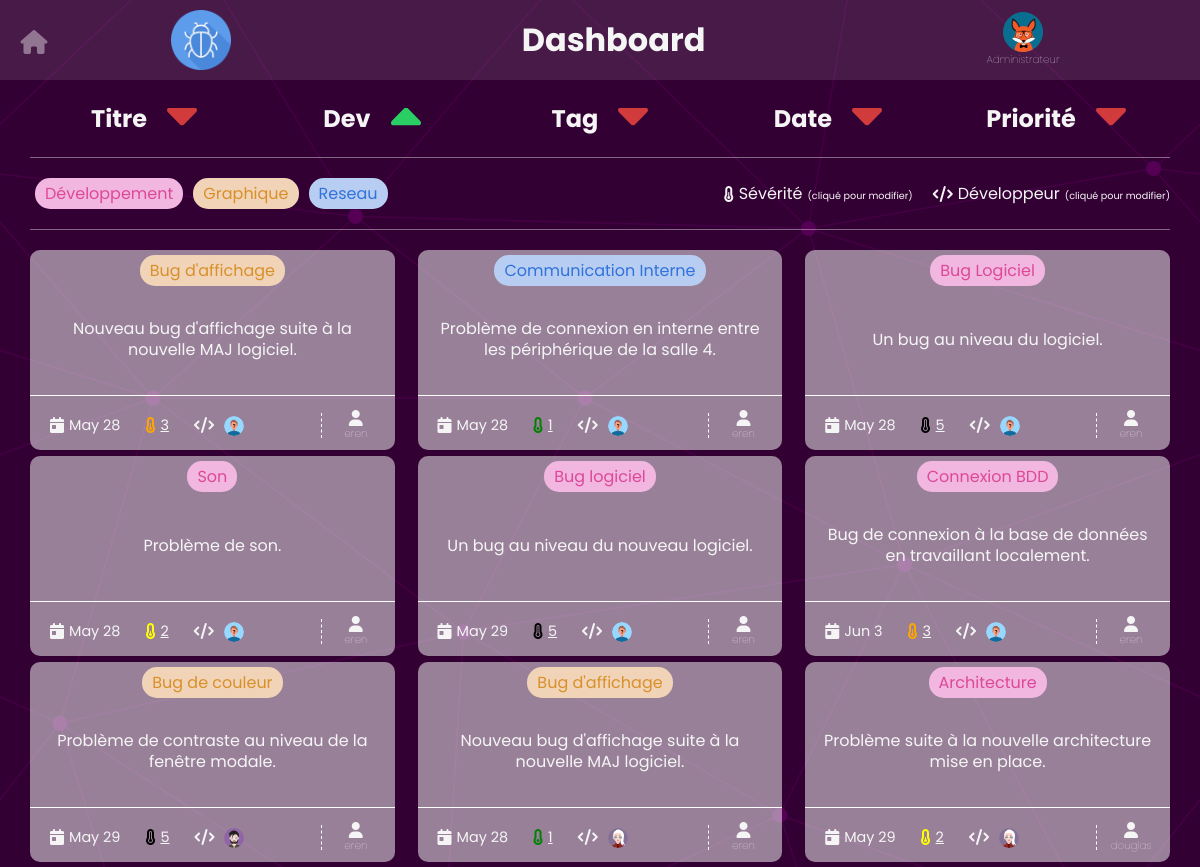
Page /scripts/php/pages/admin.php?sort=id_dev&dir=asc (signed in) on the committed database.
### tables this page shows
CREATE TABLE `sae203_tickets` (
  `id` int(10) UNSIGNED NOT NULL,
  `title` varchar(255) NOT NULL,
  `tag` varchar(50) NOT NULL,
  `date` datetime NOT NULL,
  `id_dev` int(6) UNSIGNED NOT NULL,
  `severity` tinyint(4) NOT NULL,
  `description` varchar(512) NOT NULL,
  `user` varchar(50) NOT NULL,
  `status` int(10) UNSIGNED NOT NULL COMMENT '0 : en attente\r\n1 : confirmé \r\n2 : en cours de traitement\r\n3 : terminé'
);

### scripts/php/pages/admin.php (the view, shortened to what this page needs)
<?php
include '../config/connexionBDD.php';
?>
<!DOCTYPE html>
<html lang="fr">
<head>
    <link rel="stylesheet" type="text/css" href="../../../styles/admin.css" />
</head>
<body>
    <header>
        <div class="home">
            <a href="../config/logout.php"><i class="fas fa-home"></i></a>
        </div>
        <div class="left">
            <div class="logo"></div>
        </div>
        <div class="middle">
            <h1>Dashboard</h1>
        </div>
        <div class="right">
            <div class="avatar"></div>
            <p>Administrateur</p>
        </div>
    </header>
    <section>
        <div>
            <h2>Titre</h2>
            <a href="./admin.php?sort=title&dir=asc"><input type="radio" name="order" class="btn <?php if($_GET['sort'] === 'title') echo 'active' ?>" /></a>
        </div>
        <div>
            <h2>Dev</h2>
            <a href="./admin.php?sort=id_dev&dir=asc"><input type="radio" name="order" class="btn <?php if($_GET['sort'] === 'id_dev') echo 'active' ?>" /></a>
        </div>
        <div>
            <h2>Tag</h2>
            <a href="./admin.php?sort=tag&dir=asc"><input type="radio" name="order" class="btn <?php if($_GET['sort'] === 'tag') echo 'active' ?>" /></a>
        </div>
        <div>
            <h2>Date</h2>
            <a href="./admin.php?sort=date&dir=desc"><input type="radio" name="order" class="btn <?php if($_GET['sort'] === 'date') echo 'active' ?>" /></a>
        </div>
        <div>
            <h2>Priorité</h2>
            <a href="./admin.php?sort=severity&dir=desc"><input type="radio" name="order" class="btn <?php if($_GET['sort'] === 'severity') echo 'active' ?>" /></a>
        </div>
    </section>
    <div class="infos">
        <div class="infosLeft">
            <div class="red"><p>Développement</p></div>
            <div class="yellow"><p>Graphique</p></div>
            <div class="blue"><p>Reseau</p></div>
        </div>
        <div class="infosRight">
            <div class="a">
                <i class="fas fa-thermometer-half"></i>
                <p>Sévérité<span>(cliqué pour modifier)</span></p>
            </div>
            <div class="b">
                <i class="fas fa-code"></i>
                <p>Développeur<span>(cliqué pour modifier)</span></p>
            </div>
        </div>
    </div>
    <main class="card_container">
        <?php
        $query = "SELECT * FROM sae203_tickets";
        $sortable = ['title', 'tag', 'date', 'severity', 'id_dev'];
        if (!empty($_GET['sort']) && in_array($_GET['sort'], $sortable)) {
            $direction = $_GET['dir'] ?? 'asc';
            $query .= " ORDER BY " . $_GET['sort'] . " $direction";
        }
            $ticketsData = $db->prepare($query);
            $ticketsData->execute();
            $tickets = $ticketsData->fetchAll();
            foreach ($tickets AS $ticket) {
        ?>
        <div class="card">
            <div class="cardHeader">
                <?php if ($ticket['tag'] == 'graphique') { ?>
                    <p class="graphique"><?php echo $ticket['title']; ?></p>
                <?php } else if ($ticket['tag'] == 'reseau') { ?>
                    <p class="reseau"><?php echo $ticket['title']; ?></p>
                <?php } else { ?>
                    <p class="developpement"><?php echo $ticket['title']; } ?></p>
            </div>
            <div class="cardBody">
                <?php echo mb_strimwidth($ticket['description'], 0, 90, "..."); ?>
            </div>
            <div class="cardFooter">
                <div class="left">
                    <div class="day">
                        <div class="i">
                            <i class="fas fa-calendar-day"></i>
                        </div>
                        <p><?php echo date("M j", strtotime($ticket['date'])); ?></p>
                    </div>
                    <div class="sev">
                        <div class="i">
                        <?php
                        switch ($ticket['severity']) {
                            case 1 : ?> <i style="color:green;" class="fas fa-thermometer-empty"></i><?php break;
                            case 2 : ?> <i style="color:yellow;" class="fas fa-thermometer-quarter"></i><?php break;
                            case 3 : ?> <i style="color:orange;" class="fas fa-thermometer-half"></i><?php break;
                            case 4 : ?> <i style="color:red;" class="fas fa-thermometer-three-quarters"></i><?php break;
                            default : ?> <i style="color:black;" class="fas fa-thermometer-full"></i><?php break;
                        }
                        ?>
                        </div>
                        <a href="../config/updateSeverity.php?ticket=<?php echo $ticket['id']; ?>&sev=<?php echo 0; ?>"><?php echo $ticket['severity']; ?></a>
                    </div>
                    <div class="dev">
                        <div class="i">
                            <i class="fas fa-code"></i>
                        </div>
                        <a href="../config/updateDev.php?ticket=<?php echo $ticket['id']; ?>&dev=<?php echo 3; ?>">
                        <?php
                        switch ($ticket['id_dev']) {
                            case 1 : ?> <div class="avatar1"></div><?php break;
                            case 2 : ?> <div class="avatar2"></div><?php break;
                            default : ?> <div class="avatar0"></div><?php break;
                        }
                        ?>
                        </a>
                    </div>
                </div>
                <div class="right">
                    <div class="i">
                        <i class="fas fa-user"></i>
                    </div>
                    <p><?php echo $ticket['user']; ?></p>
                </div>
            </div>
        </div>
        <?php
            }
        ?>
    </main>
</body>
</html>

### rows in the picture
sae203_tickets: title "Bug d'affichage", description "Nouveau bug d'affichage suite à la nouvelle MAJ logiciel.", date "May 28", severity "3", user "eren"
sae203_tickets: title "Communication Interne", description "Problème de connexion en interne entre les périphérique de la salle 4.", date "May 28", severity "1", user "eren"
sae203_tickets: title "Bug Logiciel", description "Un bug au niveau du logiciel.", date "May 28", severity "5", user "eren"
sae203_tickets: title "Son", description "Problème de son.", date "May 28", severity "2", user "eren"
sae203_tickets: title "Bug logiciel", description "Un bug au niveau du nouveau logiciel.", date "May 29", severity "5", user "eren"
sae203_tickets: title "Connexion BDD", description "Bug de connexion à la base de données en travaillant localement.", date "Jun 3", severity "3", user "eren"
sae203_tickets: title "Bug de couleur", description "Problème de contraste au niveau de la fenêtre modale.", date "May 29", severity "5", user "eren"
sae203_tickets: title "Bug d'affichage", description "Nouveau bug d'affichage suite à la nouvelle MAJ logiciel.", date "May 28", severity "1", user "eren"
sae203_tickets: title "Architecture", description "Problème suite à la nouvelle architecture mise en place.", date "May 29", severity "2", user "douglas"
